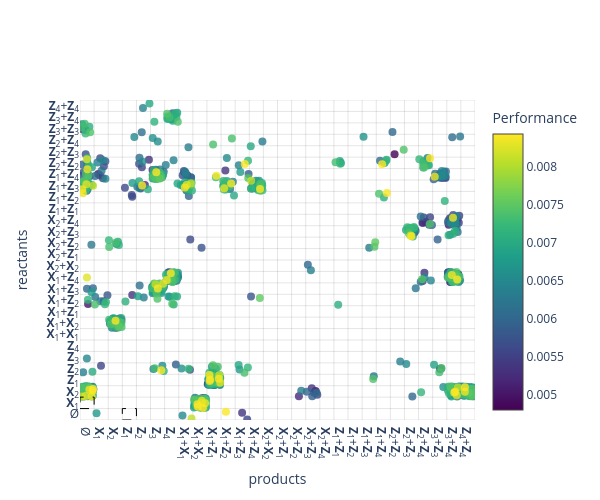

The notebook cell this image was saved under:
### Code cell
# Plot the reactant-product scatter for the top unfiltered IOCRNs
rewards_sorted = [iocrn.last_task_info['reward'] for iocrn in all_iocrns_sorted]
rewards_sorted_filtered = [iocrn.last_task_info['reward'] for iocrn in all_iocrns_sorted_filtered]

plot_reactant_product_scatter(
    all_iocrns_sorted_filtered[0:n_filtered],
    perf=rewards_sorted_filtered[0:n_filtered],
    species_labels=species_labels,
    max_order= mak_order,
    num_reactions_template=num_reactions_template,
    title="",
    cmap_name="viridis",
    max_ticks=30,
    figsize=(6, 5),
    jitter_scale=0.45,
    use_plotly=True  # ENABLE INTERACTIVE PLOTTING WITH PLOTLY
)

# Plot the reactant-product heatmap for the top filtered IOCRNs (topologically unique)
plot_reactant_product_heatmap(
    all_iocrns_sorted_filtered[0:n_filtered],
    species_labels,
    max_order= mak_order,
    num_reactions_template=num_reactions_template,
    title="",
    cmap_name="YlGnBu",
    max_ticks=30,
    figsize=(7, 6),
)

### Figure 1 — Plotly figure (JSON) as saved in the notebook; plotly's stock layout.template omitted (floating-point values rounded to 4 significant figures; data arrays with more than 128 entries replaced by an {"elided": "..."} marker saying what was removed)
{"data": [{"hovertemplate": "%{text}<extra></extra>", "marker": {"color": {"elided": "1000 float values"}, "colorbar": {"title": {"text": "Performance"}}, "colorscale": [[0, "#440154"], [0.1111, "#482878"], [0.2222, "#3e4989"], [0.3333, "#31688e"], [0.4444, "#26828e"], [0.5556, "#1f9e89"], [0.6667, "#35b779"], [0.7778, "#6ece58"], [0.8889, "#b5de2b"], [1, "#fde725"]], "opacity": 0.8, "showscale": true, "size": 8}, "mode": "markers", "text": {"elided": "1000 str values"}, "type": "scatter", "x": {"elided": "1000 float values"}, "y": {"elided": "1000 float values"}}], "layout": {"height": 500, "hoverlabel": {"align": "left"}, "plot_bgcolor": "white", "shapes": [{"fillcolor": "rgba(0,0,0,0)", "layer": "above", "line": {"color": "black", "dash": "dash", "width": 1}, "type": "rect", "x0": -0.5, "x1": 0.5, "y0": 0.5, "y1": 1.5}, {"fillcolor": "rgba(0,0,0,0)", "layer": "above", "line": {"color": "black", "dash": "dash", "width": 1}, "type": "rect", "x0": 2.5, "x1": 3.5, "y0": -0.5, "y1": 0.5}, {"layer": "below", "line": {"color": "rgba(0,0,0,0.1)", "width": 1}, "type": "line", "x0": -0.5, "x1": -0.5, "y0": -0.5, "y1": 27.5}, {"layer": "below", "line": {"color": "rgba(0,0,0,0.1)", "width": 1}, "type": "line", "x0": 0.5, "x1": 0.5, "y0": -0.5, "y1": 27.5}, {"layer": "below", "line": {"color": "rgba(0,0,0,0.1)", "width": 1}, "type": "line", "x0": 1.5, "x1": 1.5, "y0": -0.5, "y1": 27.5}, {"layer": "below", "line": {"color": "rgba(0,0,0,0.1)", "width": 1}, "type": "line", "x0": 2.5, "x1": 2.5, "y0": -0.5, "y1": 27.5}, {"layer": "below", "line": {"color": "rgba(0,0,0,0.1)", "width": 1}, "type": "line", "x0": 3.5, "x1": 3.5, "y0": -0.5, "y1": 27.5}, {"layer": "below", "line": {"color": "rgba(0,0,0,0.1)", "width": 1}, "type": "line", "x0": 4.5, "x1": 4.5, "y0": -0.5, "y1": 27.5}, {"layer": "below", "line": {"color": "rgba(0,0,0,0.1)", "width": 1}, "type": "line", "x0": 5.5, "x1": 5.5, "y0": -0.5, "y1": 27.5}, {"layer": "below", "line": {"color": "rgba(0,0,0,0.1)", "width": 1}, "type": "line", "x0": 6.5, "x1": 6.5, "y0": -0.5, "y1": 27.5}, {"layer": "below", "line": {"color": "rgba(0,0,0,0.1)", "width": 1}, "type": "line", "x0": 7.5, "x1": 7.5, "y0": -0.5, "y1": 27.5}, {"layer": "below", "line": {"color": "rgba(0,0,0,0.1)", "width": 1}, "type": "line", "x0": 8.5, "x1": 8.5, "y0": -0.5, "y1": 27.5}, {"layer": "below", "line": {"color": "rgba(0,0,0,0.1)", "width": 1}, "type": "line", "x0": 9.5, "x1": 9.5, "y0": -0.5, "y1": 27.5}, {"layer": "below", "line": {"color": "rgba(0,0,0,0.1)", "width": 1}, "type": "line", "x0": 10.5, "x1": 10.5, "y0": -0.5, "y1": 27.5}, {"layer": "below", "line": {"color": "rgba(0,0,0,0.1)", "width": 1}, "type": "line", "x0": 11.5, "x1": 11.5, "y0": -0.5, "y1": 27.5}, {"layer": "below", "line": {"color": "rgba(0,0,0,0.1)", "width": 1}, "type": "line", "x0": 12.5, "x1": 12.5, "y0": -0.5, "y1": 27.5}, {"layer": "below", "line": {"color": "rgba(0,0,0,0.1)", "width": 1}, "type": "line", "x0": 13.5, "x1": 13.5, "y0": -0.5, "y1": 27.5}, {"layer": "below", "line": {"color": "rgba(0,0,0,0.1)", "width": 1}, "type": "line", "x0": 14.5, "x1": 14.5, "y0": -0.5, "y1": 27.5}, {"layer": "below", "line": {"color": "rgba(0,0,0,0.1)", "width": 1}, "type": "line", "x0": 15.5, "x1": 15.5, "y0": -0.5, "y1": 27.5}, {"layer": "below", "line": {"color": "rgba(0,0,0,0.1)", "width": 1}, "type": "line", "x0": 16.5, "x1": 16.5, "y0": -0.5, "y1": 27.5}, {"layer": "below", "line": {"color": "rgba(0,0,0,0.1)", "width": 1}, "type": "line", "x0": 17.5, "x1": 17.5, "y0": -0.5, "y1": 27.5}, {"layer": "below", "line": {"color": "rgba(0,0,0,0.1)", "width": 1}, "type": "line", "x0": 18.5, "x1": 18.5, "y0": -0.5, "y1": 27.5}, {"layer": "below", "line": {"color": "rgba(0,0,0,0.1)", "width": 1}, "type": "line", "x0": 19.5, "x1": 19.5, "y0": -0.5, "y1": 27.5}, {"layer": "below", "line": {"color": "rgba(0,0,0,0.1)", "width": 1}, "type": "line", "x0": 20.5, "x1": 20.5, "y0": -0.5, "y1": 27.5}, {"layer": "below", "line": {"color": "rgba(0,0,0,0.1)", "width": 1}, "type": "line", "x0": 21.5, "x1": 21.5, "y0": -0.5, "y1": 27.5}, {"layer": "below", "line": {"color": "rgba(0,0,0,0.1)", "width": 1}, "type": "line", "x0": 22.5, "x1": 22.5, "y0": -0.5, "y1": 27.5}, {"layer": "below", "line": {"color": "rgba(0,0,0,0.1)", "width": 1}, "type": "line", "x0": 23.5, "x1": 23.5, "y0": -0.5, "y1": 27.5}, {"layer": "below", "line": {"color": "rgba(0,0,0,0.1)", "width": 1}, "type": "line", "x0": 24.5, "x1": 24.5, "y0": -0.5, "y1": 27.5}, {"layer": "below", "line": {"color": "rgba(0,0,0,0.1)", "width": 1}, "type": "line", "x0": 25.5, "x1": 25.5, "y0": -0.5, "y1": 27.5}, {"layer": "below", "line": {"color": "rgba(0,0,0,0.1)", "width": 1}, "type": "line", "x0": 26.5, "x1": 26.5, "y0": -0.5, "y1": 27.5}, {"layer": "below", "line": {"color": "rgba(0,0,0,0.1)", "width": 1}, "type": "line", "x0": 27.5, "x1": 27.5, "y0": -0.5, "y1": 27.5}, {"layer": "below", "line": {"color": "rgba(0,0,0,0.1)", "width": 1}, "type": "line", "x0": -0.5, "x1": 27.5, "y0": -0.5, "y1": -0.5}, {"layer": "below", "line": {"color": "rgba(0,0,0,0.1)", "width": 1}, "type": "line", "x0": -0.5, "x1": 27.5, "y0": 0.5, "y1": 0.5}, {"layer": "below", "line": {"color": "rgba(0,0,0,0.1)", "width": 1}, "type": "line", "x0": -0.5, "x1": 27.5, "y0": 1.5, "y1": 1.5}, {"layer": "below", "line": {"color": "rgba(0,0,0,0.1)", "width": 1}, "type": "line", "x0": -0.5, "x1": 27.5, "y0": 2.5, "y1": 2.5}, {"layer": "below", "line": {"color": "rgba(0,0,0,0.1)", "width": 1}, "type": "line", "x0": -0.5, "x1": 27.5, "y0": 3.5, "y1": 3.5}, {"layer": "below", "line": {"color": "rgba(0,0,0,0.1)", "width": 1}, "type": "line", "x0": -0.5, "x1": 27.5, "y0": 4.5, "y1": 4.5}, {"layer": "below", "line": {"color": "rgba(0,0,0,0.1)", "width": 1}, "type": "line", "x0": -0.5, "x1": 27.5, "y0": 5.5, "y1": 5.5}, {"layer": "below", "line": {"color": "rgba(0,0,0,0.1)", "width": 1}, "type": "line", "x0": -0.5, "x1": 27.5, "y0": 6.5, "y1": 6.5}, {"layer": "below", "line": {"color": "rgba(0,0,0,0.1)", "width": 1}, "type": "line", "x0": -0.5, "x1": 27.5, "y0": 7.5, "y1": 7.5}, {"layer": "below", "line": {"color": "rgba(0,0,0,0.1)", "width": 1}, "type": "line", "x0": -0.5, "x1": 27.5, "y0": 8.5, "y1": 8.5}, {"layer": "below", "line": {"color": "rgba(0,0,0,0.1)", "width": 1}, "type": "line", "x0": -0.5, "x1": 27.5, "y0": 9.5, "y1": 9.5}, {"layer": "below", "line": {"color": "rgba(0,0,0,0.1)", "width": 1}, "type": "line", "x0": -0.5, "x1": 27.5, "y0": 10.5, "y1": 10.5}, {"layer": "below", "line": {"color": "rgba(0,0,0,0.1)", "width": 1}, "type": "line", "x0": -0.5, "x1": 27.5, "y0": 11.5, "y1": 11.5}, {"layer": "below", "line": {"color": "rgba(0,0,0,0.1)", "width": 1}, "type": "line", "x0": -0.5, "x1": 27.5, "y0": 12.5, "y1": 12.5}, {"layer": "below", "line": {"color": "rgba(0,0,0,0.1)", "width": 1}, "type": "line", "x0": -0.5, "x1": 27.5, "y0": 13.5, "y1": 13.5}, {"layer": "below", "line": {"color": "rgba(0,0,0,0.1)", "width": 1}, "type": "line", "x0": -0.5, "x1": 27.5, "y0": 14.5, "y1": 14.5}, {"layer": "below", "line": {"color": "rgba(0,0,0,0.1)", "width": 1}, "type": "line", "x0": -0.5, "x1": 27.5, "y0": 15.5, "y1": 15.5}, {"layer": "below", "line": {"color": "rgba(0,0,0,0.1)", "width": 1}, "type": "line", "x0": -0.5, "x1": 27.5, "y0": 16.5, "y1": 16.5}, {"layer": "below", "line": {"color": "rgba(0,0,0,0.1)", "width": 1}, "type": "line", "x0": -0.5, "x1": 27.5, "y0": 17.5, "y1": 17.5}, {"layer": "below", "line": {"color": "rgba(0,0,0,0.1)", "width": 1}, "type": "line", "x0": -0.5, "x1": 27.5, "y0": 18.5, "y1": 18.5}, {"layer": "below", "line": {"color": "rgba(0,0,0,0.1)", "width": 1}, "type": "line", "x0": -0.5, "x1": 27.5, "y0": 19.5, "y1": 19.5}, {"layer": "below", "line": {"color": "rgba(0,0,0,0.1)", "width": 1}, "type": "line", "x0": -0.5, "x1": 27.5, "y0": 20.5, "y1": 20.5}, {"layer": "below", "line": {"color": "rgba(0,0,0,0.1)", "width": 1}, "type": "line", "x0": -0.5, "x1": 27.5, "y0": 21.5, "y1": 21.5}, {"layer": "below", "line": {"color": "rgba(0,0,0,0.1)", "width": 1}, "type": "line", "x0": -0.5, "x1": 27.5, "y0": 22.5, "y1": 22.5}, {"layer": "below", "line": {"color": "rgba(0,0,0,0.1)", "width": 1}, "type": "line", "x0": -0.5, "x1": 27.5, "y0": 23.5, "y1": 23.5}, {"layer": "below", "line": {"color": "rgba(0,0,0,0.1)", "width": 1}, "type": "line", "x0": -0.5, "x1": 27.5, "y0": 24.5, "y1": 24.5}, {"layer": "below", "line": {"color": "rgba(0,0,0,0.1)", "width": 1}, "type": "line", "x0": -0.5, "x1": 27.5, "y0": 25.5, "y1": 25.5}, {"layer": "below", "line": {"color": "rgba(0,0,0,0.1)", "width": 1}, "type": "line", "x0": -0.5, "x1": 27.5, "y0": 26.5, "y1": 26.5}, {"layer": "below", "line": {"color": "rgba(0,0,0,0.1)", "width": 1}, "type": "line", "x0": -0.5, "x1": 27.5, "y0": 27.5, "y1": 27.5}], "title": {"text": ""}, "width": 600, "xaxis": {"range": [-0.5, 27.5], "showgrid": false, "tickmode": "array", "ticktext": ["Ø", "<b>X</b><sub>1</sub>", "<b>X</b><sub>2</sub>", "<b>Z</b><sub>1</sub>", "<b>Z</b><sub>2</sub>", "<b>Z</b><sub>3</sub>", "<b>Z</b><sub>4</sub>", "<b>X</b><sub>1</sub>+<b>X</b><sub>1</sub>", "<b>X</b><sub>1</sub>+<b>X</b><sub>2</sub>", "<b>X</b><sub>1</sub>+<b>Z</b><sub>1</sub>", "<b>X</b><sub>1</sub>+<b>Z</b><sub>2</sub>", "<b>X</b><sub>1</sub>+<b>Z</b><sub>3</sub>", "<b>X</b><sub>1</sub>+<b>Z</b><sub>4</sub>", "<b>X</b><sub>2</sub>+<b>X</b><sub>2</sub>", "<b>X</b><sub>2</sub>+<b>Z</b><sub>1</sub>", "<b>X</b><sub>2</sub>+<b>Z</b><sub>2</sub>", "<b>X</b><sub>2</sub>+<b>Z</b><sub>3</sub>", "<b>X</b><sub>2</sub>+<b>Z</b><sub>4</sub>", "<b>Z</b><sub>1</sub>+<b>Z</b><sub>1</sub>", "<b>Z</b><sub>1</sub>+<b>Z</b><sub>2</sub>", "<b>Z</b><sub>1</sub>+<b>Z</b><sub>3</sub>", "<b>Z</b><sub>1</sub>+<b>Z</b><sub>4</sub>", "<b>Z</b><sub>2</sub>+<b>Z</b><sub>2</sub>", "<b>Z</b><sub>2</sub>+<b>Z</b><sub>3</sub>", "<b>Z</b><sub>2</sub>+<b>Z</b><sub>4</sub>", "<b>Z</b><sub>3</sub>+<b>Z</b><sub>3</sub>", "<b>Z</b><sub>3</sub>+<b>Z</b><sub>4</sub>", "<b>Z</b><sub>4</sub>+<b>Z</b><sub>4</sub>"], "tickvals": [0, 1, 2, 3, 4, 5, 6, 7, 8, 9, 10, 11, 12, 13, 14, 15, 16, 17, 18, 19, 20, 21, 22, 23, 24, 25, 26, 27], "title": {"text": "products"}, "zeroline": false}, "yaxis": {"range": [-0.5, 27.5], "showgrid": false, "tickmode": "array", "ticktext": ["Ø", "<b>X</b><sub>1</sub>", "<b>X</b><sub>2</sub>", "<b>Z</b><sub>1</sub>", "<b>Z</b><sub>2</sub>", "<b>Z</b><sub>3</sub>", "<b>Z</b><sub>4</sub>", "<b>X</b><sub>1</sub>+<b>X</b><sub>1</sub>", "<b>X</b><sub>1</sub>+<b>X</b><sub>2</sub>", "<b>X</b><sub>1</sub>+<b>Z</b><sub>1</sub>", "<b>X</b><sub>1</sub>+<b>Z</b><sub>2</sub>", "<b>X</b><sub>1</sub>+<b>Z</b><sub>3</sub>", "<b>X</b><sub>1</sub>+<b>Z</b><sub>4</sub>", "<b>X</b><sub>2</sub>+<b>X</b><sub>2</sub>", "<b>X</b><sub>2</sub>+<b>Z</b><sub>1</sub>", "<b>X</b><sub>2</sub>+<b>Z</b><sub>2</sub>", "<b>X</b><sub>2</sub>+<b>Z</b><sub>3</sub>", "<b>X</b><sub>2</sub>+<b>Z</b><sub>4</sub>", "<b>Z</b><sub>1</sub>+<b>Z</b><sub>1</sub>", "<b>Z</b><sub>1</sub>+<b>Z</b><sub>2</sub>", "<b>Z</b><sub>1</sub>+<b>Z</b><sub>3</sub>", "<b>Z</b><sub>1</sub>+<b>Z</b><sub>4</sub>", "<b>Z</b><sub>2</sub>+<b>Z</b><sub>2</sub>", "<b>Z</b><sub>2</sub>+<b>Z</b><sub>3</sub>", "<b>Z</b><sub>2</sub>+<b>Z</b><sub>4</sub>", "<b>Z</b><sub>3</sub>+<b>Z</b><sub>3</sub>", "<b>Z</b><sub>3</sub>+<b>Z</b><sub>4</sub>", "<b>Z</b><sub>4</sub>+<b>Z</b><sub>4</sub>"], "tickvals": [0, 1, 2, 3, 4, 5, 6, 7, 8, 9, 10, 11, 12, 13, 14, 15, 16, 17, 18, 19, 20, 21, 22, 23, 24, 25, 26, 27], "title": {"text": "reactants"}, "zeroline": false}}}
